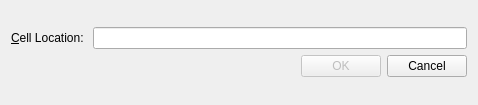
<?xml version="1.0" encoding="UTF-8"?>
<ui version="4.0">
 <class>Dialog</class>
 <widget class="QDialog" name="Dialog">
  <property name="geometry">
   <rect>
    <x>0</x>
    <y>0</y>
    <width>478</width>
    <height>105</height>
   </rect>
  </property>
  <property name="windowTitle">
   <string>Go to Cell</string>
  </property>
  <layout class="QGridLayout" name="gridLayout_2">
   <item row="0" column="0">
    <layout class="QGridLayout" name="gridLayout">
     <item row="0" column="0">
      <layout class="QHBoxLayout" name="horizontalLayout">
       <item>
        <widget class="QLabel" name="label">
         <property name="text">
          <string>&amp;Cell Location: </string>
         </property>
         <property name="buddy">
          <cstring>lineEdit</cstring>
         </property>
        </widget>
       </item>
       <item>
        <widget class="QLineEdit" name="lineEdit"/>
       </item>
      </layout>
     </item>
     <item row="1" column="0">
      <layout class="QHBoxLayout" name="horizontalLayout_2">
       <item>
        <spacer name="horizontalSpacer">
         <property name="orientation">
          <enum>Qt::Horizontal</enum>
         </property>
         <property name="sizeHint" stdset="0">
          <size>
           <width>40</width>
           <height>20</height>
          </size>
         </property>
        </spacer>
       </item>
       <item>
        <widget class="QPushButton" name="okButton">
         <property name="enabled">
          <bool>false</bool>
         </property>
         <property name="text">
          <string>OK</string>
         </property>
        </widget>
       </item>
       <item>
        <widget class="QPushButton" name="cancelButton">
         <property name="text">
          <string>Cancel</string>
         </property>
        </widget>
       </item>
      </layout>
     </item>
    </layout>
   </item>
  </layout>
 </widget>
 <layoutdefault spacing="6" margin="11"/>
 <resources/>
 <connections>
  <connection>
   <sender>okButton</sender>
   <signal>clicked()</signal>
   <receiver>Dialog</receiver>
   <slot>accept()</slot>
   <hints>
    <hint type="sourcelabel">
     <x>183</x>
     <y>110</y>
    </hint>
    <hint type="destinationlabel">
     <x>197</x>
     <y>136</y>
    </hint>
   </hints>
  </connection>
  <connection>
   <sender>cancelButton</sender>
   <signal>clicked()</signal>
   <receiver>Dialog</receiver>
   <slot>reject()</slot>
   <hints>
    <hint type="sourcelabel">
     <x>298</x>
     <y>101</y>
    </hint>
    <hint type="destinationlabel">
     <x>328</x>
     <y>140</y>
    </hint>
   </hints>
  </connection>
  <connection>
   <sender>lineEdit</sender>
   <signal>textChanged(QString)</signal>
   <receiver>Dialog</receiver>
   <slot>on_lineEdit_textChanged()</slot>
   <hints>
    <hint type="sourcelabel">
     <x>224</x>
     <y>65</y>
    </hint>
    <hint type="destinationlabel">
     <x>166</x>
     <y>86</y>
    </hint>
   </hints>
  </connection>
 </connections>
 <slots>
  <slot>on_lineEdit_textChanged()</slot>
 </slots>
</ui>
